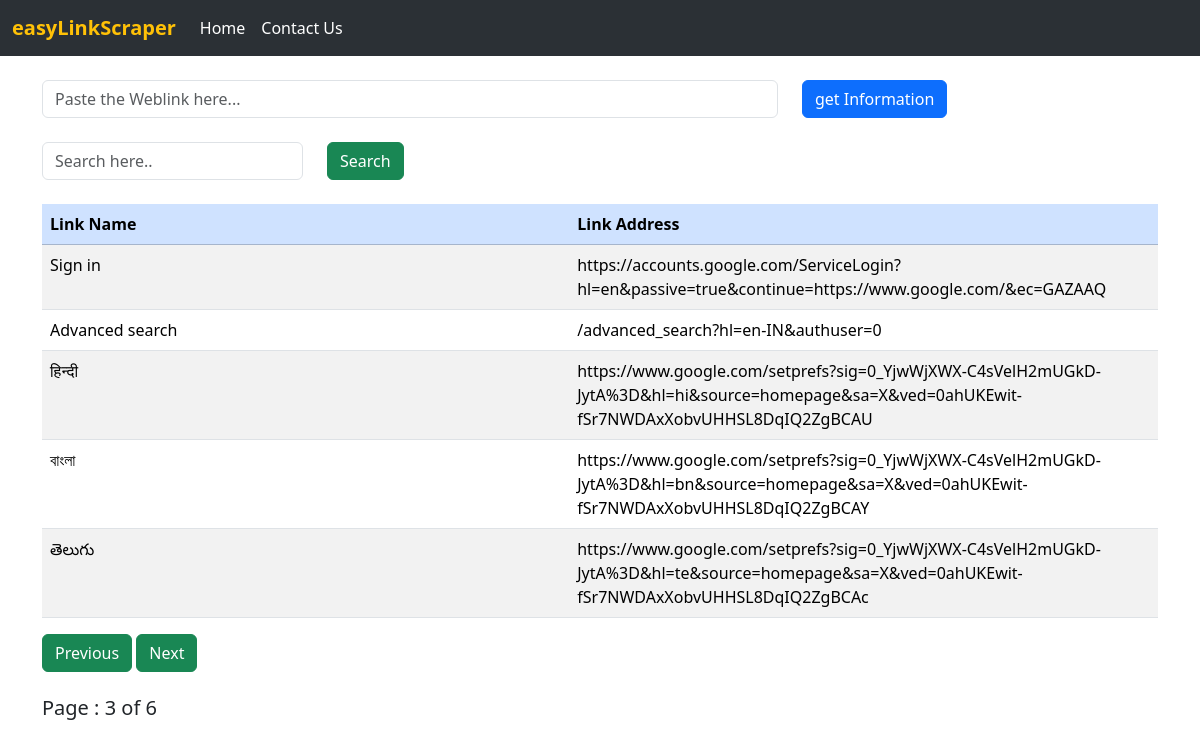
/?page=3, run on the app's committed database.
### scraperApp/models.py (models this page shows, shortened)
class getLinkData(models.Model):
    link_name = models.CharField(max_length=5000,null=True,blank=True)
    link_address = models.CharField(max_length=5000,null=True,blank=True)

### scraperApp/views.py (the view)
# urls.py: path('',scraper_view.getLinks,name="getLinks"),
def getLinks(request):
    if(request.method == "POST"):
        getlinkinfo = request.POST.get('getlinkinfo','')
        page = requests.get(getlinkinfo)
        soup = BeautifulSoup(page.text,'html.parser')
        getLinkData.objects.all().delete()
        for link in soup.find_all('a'):
            get_address = link.get('href')
            get_name = link.string
            getLinkData.objects.create(link_name=get_name,link_address=get_address)
        return redirect("/")
    else:
        searchLink = request.GET.get('searchLink')
        if(searchLink!='' and searchLink is not None):
            all_links = getLinkData.objects.filter(Q(link_name__icontains=searchLink) | Q(link_address__icontains=searchLink))
            if not all_links:
                messages.warning(request,f"No matching keyword for {searchLink}")
                all_links = getLinkData.objects.all()
            else:
                messages.success(request,f"Following are results for {searchLink}")
        elif(searchLink==''):
            messages.warning(request,f"Enter a valid Search...")
        else:
            all_links = getLinkData.objects.all()
        paginator = Paginator(all_links,5)
        page = request.GET.get('page')
        all_links = paginator.get_page(page)
    return render(request,"scraperApp/index.html",{'all_links':all_links})

### scraperApp/templates/scraperApp/index.html (shortened to what this page needs)
{% extends 'scraperApp/base.html' %}
{% block body %}
    <div class="container my-4">
        <form method="POST" action="/" class="form-inline">
            <div class="row">
                <div class="col-8">
                    <input class="form-control mr-sm-2" type="text" name="getlinkinfo" placeholder="Paste the Weblink here...">
                </div>
                <div class="col-4">
                    <button class="btn btn-primary" type="submit">get Information</button>
                </div>
            </div>
        </form>
    </div>
    <div class="container my-4">
        <form method="GET" action=" " class="form-inline">
            <div class="row">
                <div class="col-3">
                    <input class="form-control mr-sm-2" type="search" name="searchLink" placeholder="Search here..">
                </div>
                <div class="col-2">
                    <button class="btn btn-success" type="submit">Search</button>
                </div>
            </div>
        </form>
    </div>
    <div class="container">
        <table class="table table-striped">
            <thead class="table-primary">
                <tr>
                    <th scope="col-3">Link Name</th>
                    <th scope="col-5">Link Address</th>
                </tr>
            </thead>
            <tbody>
                {% for link in all_links %}
                <tr>
                    <td>{{link.link_name}}</td>
                    <td style="word-wrap: break-word;min-width: 160px;max-width: 160px;">{{link.link_address}}</td>
                </tr>
                {% endfor %}
            </tbody>
        </table>
        {% if all_links.has_previous %}
            <a href="?page={{all_links.previous_page_number}}" class="btn btn-success">Previous</a>
        {% endif %}
        {% if all_links.has_next %}
            <a href="?page={{all_links.next_page_number}}" class="btn btn-success">Next</a>
        {% endif %}
        <h5 class="my-4">Page : {{all_links.number}} of {{all_links.paginator.num_pages}}</h5>
    </div>
{% endblock %}

### data on the page
getLinkData: link_name "Sign in", link_address "https://accounts.google.com/ServiceLogin?hl=en&passive=true&continue=https://www.google.com/&ec=GAZAAQ"
getLinkData: link_name "Advanced search", link_address "/advanced_search?hl=en-IN&authuser=0"
getLinkData: link_name "हिन्दी", link_address "https://www.google.com/setprefs?sig=0_YjwWjXWX-C4sVelH2mUGkD-JytA%3D&hl=hi&source=homepage&sa=X&ved=0ahUKEwit-fSr7NWDAxXobvUHHSL8DqIQ2ZgBCAU"
getLinkData: link_name "বাংলা", link_address "https://www.google.com/setprefs?sig=0_YjwWjXWX-C4sVelH2mUGkD-JytA%3D&hl=bn&source=homepage&sa=X&ved=0ahUKEwit-fSr7NWDAxXobvUHHSL8DqIQ2ZgBCAY"
getLinkData: link_name "తెలుగు", link_address "https://www.google.com/setprefs?sig=0_YjwWjXWX-C4sVelH2mUGkD-JytA%3D&hl=te&source=homepage&sa=X&ved=0ahUKEwit-fSr7NWDAxXobvUHHSL8DqIQ2ZgBCAc"

### other printed values
{{ all_links.number }} "3"
{{ all_links.paginator.num_pages }} "6"
